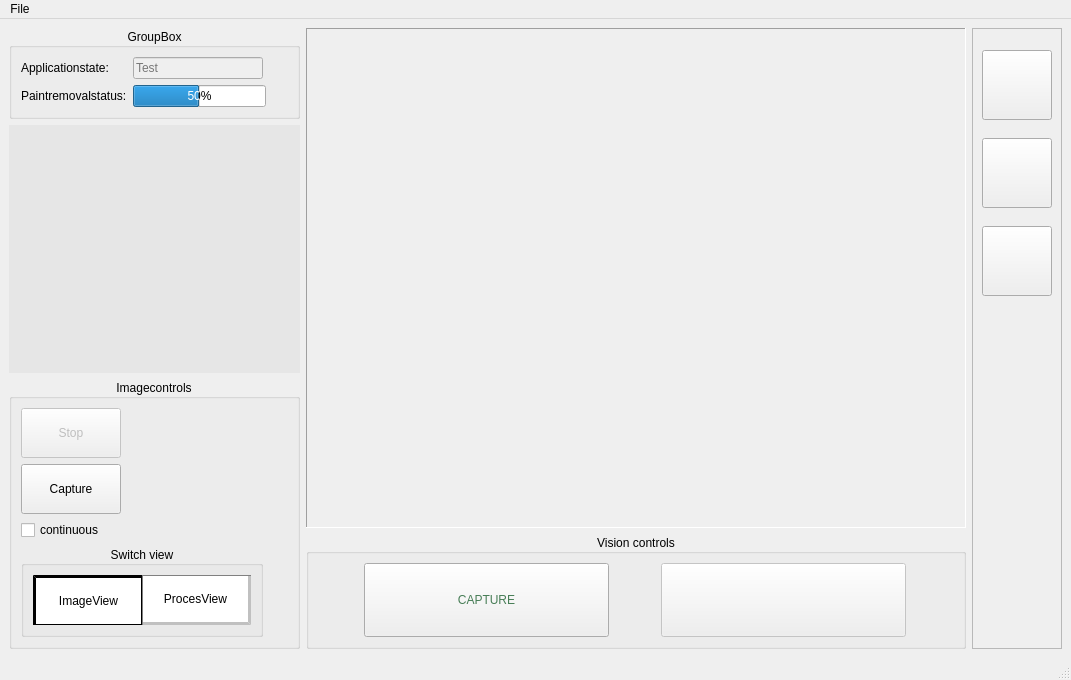
<?xml version="1.0" encoding="UTF-8"?>
<ui version="4.0">
 <class>MainWindow</class>
 <widget class="QMainWindow" name="MainWindow">
  <property name="geometry">
   <rect>
    <x>0</x>
    <y>0</y>
    <width>1071</width>
    <height>680</height>
   </rect>
  </property>
  <property name="sizePolicy">
   <sizepolicy hsizetype="Fixed" vsizetype="Fixed">
    <horstretch>0</horstretch>
    <verstretch>0</verstretch>
   </sizepolicy>
  </property>
  <property name="windowTitle">
   <string>MainWindow</string>
  </property>
  <widget class="QWidget" name="centralwidget">
   <layout class="QHBoxLayout" name="horizontalLayout">
    <item>
     <layout class="QVBoxLayout" name="verticalLayout">
      <item>
       <widget class="QStackedWidget" name="stackedWidget">
        <property name="sizePolicy">
         <sizepolicy hsizetype="MinimumExpanding" vsizetype="MinimumExpanding">
          <horstretch>0</horstretch>
          <verstretch>0</verstretch>
         </sizepolicy>
        </property>
        <property name="minimumSize">
         <size>
          <width>0</width>
          <height>0</height>
         </size>
        </property>
        <property name="currentIndex">
         <number>0</number>
        </property>
        <widget class="QWidget" name="homepage">
         <layout class="QVBoxLayout" name="verticalLayout_4">
          <property name="spacing">
           <number>0</number>
          </property>
          <property name="leftMargin">
           <number>0</number>
          </property>
          <property name="topMargin">
           <number>0</number>
          </property>
          <property name="rightMargin">
           <number>0</number>
          </property>
          <property name="bottomMargin">
           <number>0</number>
          </property>
          <item>
           <layout class="QHBoxLayout" name="horizontalLayout_5">
            <property name="spacing">
             <number>6</number>
            </property>
            <item>
             <layout class="QVBoxLayout" name="verticalLayout_12">
              <property name="rightMargin">
               <number>0</number>
              </property>
              <item>
               <widget class="QGroupBox" name="groupBox_4">
                <property name="sizePolicy">
                 <sizepolicy hsizetype="Preferred" vsizetype="Maximum">
                  <horstretch>0</horstretch>
                  <verstretch>0</verstretch>
                 </sizepolicy>
                </property>
                <property name="title">
                 <string>GroupBox</string>
                </property>
                <property name="alignment">
                 <set>Qt::AlignCenter</set>
                </property>
                <property name="flat">
                 <bool>true</bool>
                </property>
                <layout class="QFormLayout" name="formLayout_2">
                 <item row="2" column="0">
                  <widget class="QLabel" name="label">
                   <property name="text">
                    <string>Applicationstate:</string>
                   </property>
                  </widget>
                 </item>
                 <item row="2" column="1">
                  <widget class="QLineEdit" name="StateLineEdit">
                   <property name="enabled">
                    <bool>false</bool>
                   </property>
                   <property name="sizePolicy">
                    <sizepolicy hsizetype="Maximum" vsizetype="Fixed">
                     <horstretch>0</horstretch>
                     <verstretch>0</verstretch>
                    </sizepolicy>
                   </property>
                   <property name="minimumSize">
                    <size>
                     <width>130</width>
                     <height>0</height>
                    </size>
                   </property>
                   <property name="placeholderText">
                    <string>Test</string>
                   </property>
                  </widget>
                 </item>
                 <item row="3" column="1">
                  <widget class="QProgressBar" name="progressBar">
                   <property name="sizePolicy">
                    <sizepolicy hsizetype="Maximum" vsizetype="Maximum">
                     <horstretch>0</horstretch>
                     <verstretch>0</verstretch>
                    </sizepolicy>
                   </property>
                   <property name="minimumSize">
                    <size>
                     <width>133</width>
                     <height>0</height>
                    </size>
                   </property>
                   <property name="value">
                    <number>50</number>
                   </property>
                  </widget>
                 </item>
                 <item row="3" column="0">
                  <widget class="QLabel" name="label_3">
                   <property name="text">
                    <string>Paintremovalstatus:</string>
                   </property>
                  </widget>
                 </item>
                </layout>
               </widget>
              </item>
              <item>
               <widget class="QWidget" name="widget" native="true">
                <property name="styleSheet">
                 <string notr="true">background-color: rgb(230, 230, 230)</string>
                </property>
                <layout class="QGridLayout" name="gridLayout_2"/>
               </widget>
              </item>
              <item>
               <widget class="QGroupBox" name="groupBox_2">
                <property name="sizePolicy">
                 <sizepolicy hsizetype="Minimum" vsizetype="Maximum">
                  <horstretch>0</horstretch>
                  <verstretch>0</verstretch>
                 </sizepolicy>
                </property>
                <property name="layoutDirection">
                 <enum>Qt::LeftToRight</enum>
                </property>
                <property name="title">
                 <string>Imagecontrols</string>
                </property>
                <property name="alignment">
                 <set>Qt::AlignCenter</set>
                </property>
                <property name="flat">
                 <bool>false</bool>
                </property>
                <property name="checkable">
                 <bool>false</bool>
                </property>
                <property name="checked">
                 <bool>false</bool>
                </property>
                <layout class="QFormLayout" name="formLayout">
                 <property name="formAlignment">
                  <set>Qt::AlignLeading|Qt::AlignLeft|Qt::AlignTop</set>
                 </property>
                 <property name="horizontalSpacing">
                  <number>0</number>
                 </property>
                 <item row="1" column="0">
                  <widget class="QPushButton" name="capturesstopbtn">
                   <property name="enabled">
                    <bool>false</bool>
                   </property>
                   <property name="sizePolicy">
                    <sizepolicy hsizetype="Maximum" vsizetype="Maximum">
                     <horstretch>0</horstretch>
                     <verstretch>0</verstretch>
                    </sizepolicy>
                   </property>
                   <property name="minimumSize">
                    <size>
                     <width>100</width>
                     <height>50</height>
                    </size>
                   </property>
                   <property name="text">
                    <string>Stop</string>
                   </property>
                  </widget>
                 </item>
                 <item row="2" column="0">
                  <widget class="QPushButton" name="capturebtn">
                   <property name="sizePolicy">
                    <sizepolicy hsizetype="Maximum" vsizetype="Fixed">
                     <horstretch>0</horstretch>
                     <verstretch>0</verstretch>
                    </sizepolicy>
                   </property>
                   <property name="minimumSize">
                    <size>
                     <width>100</width>
                     <height>50</height>
                    </size>
                   </property>
                   <property name="text">
                    <string>Capture</string>
                   </property>
                  </widget>
                 </item>
                 <item row="3" column="0">
                  <widget class="QCheckBox" name="sinorcon">
                   <property name="sizePolicy">
                    <sizepolicy hsizetype="Maximum" vsizetype="Maximum">
                     <horstretch>0</horstretch>
                     <verstretch>0</verstretch>
                    </sizepolicy>
                   </property>
                   <property name="text">
                    <string>continuous</string>
                   </property>
                   <property name="iconSize">
                    <size>
                     <width>16</width>
                     <height>16</height>
                    </size>
                   </property>
                  </widget>
                 </item>
                 <item row="4" column="0">
                  <widget class="QGroupBox" name="groupBox_3">
                   <property name="sizePolicy">
                    <sizepolicy hsizetype="MinimumExpanding" vsizetype="MinimumExpanding">
                     <horstretch>0</horstretch>
                     <verstretch>0</verstretch>
                    </sizepolicy>
                   </property>
                   <property name="title">
                    <string>Switch view</string>
                   </property>
                   <property name="alignment">
                    <set>Qt::AlignCenter</set>
                   </property>
                   <property name="flat">
                    <bool>false</bool>
                   </property>
                   <layout class="QHBoxLayout" name="horizontalLayout_2">
                    <property name="spacing">
                     <number>0</number>
                    </property>
                    <property name="rightMargin">
                     <number>9</number>
                    </property>
                    <item>
                     <widget class="QPushButton" name="cameraviewbtn">
                      <property name="sizePolicy">
                       <sizepolicy hsizetype="MinimumExpanding" vsizetype="MinimumExpanding">
                        <horstretch>0</horstretch>
                        <verstretch>0</verstretch>
                       </sizepolicy>
                      </property>
                      <property name="minimumSize">
                       <size>
                        <width>109</width>
                        <height>50</height>
                       </size>
                      </property>
                      <property name="font">
                       <font>
                        <kerning>true</kerning>
                       </font>
                      </property>
                      <property name="styleSheet">
                       <string notr="true">QPushButton {
	background-color: white;
	border-style: inset;
	border-width: 1px 3px 3px 1px;
	border-color: gray;
}

QPushButton:checked {
	background-color: white;
	border-style: outset;
	border-width: 3px 1px 1px 3px;
	border-color: black
}
</string>
                      </property>
                      <property name="text">
                       <string>ImageView</string>
                      </property>
                      <property name="checkable">
                       <bool>true</bool>
                      </property>
                      <property name="checked">
                       <bool>true</bool>
                      </property>
                     </widget>
                    </item>
                    <item>
                     <widget class="QPushButton" name="procesviewbtn">
                      <property name="sizePolicy">
                       <sizepolicy hsizetype="MinimumExpanding" vsizetype="MinimumExpanding">
                        <horstretch>0</horstretch>
                        <verstretch>0</verstretch>
                       </sizepolicy>
                      </property>
                      <property name="minimumSize">
                       <size>
                        <width>109</width>
                        <height>50</height>
                       </size>
                      </property>
                      <property name="styleSheet">
                       <string notr="true">QPushButton {
	background-color: white;
	border-style: inset;
	border-width: 1px 3px 3px 1px;
	border-color: gray;
}

QPushButton:checked {
	background-color: white;
	border-style: outset;
	border-width: 3px 1px 1px 3px;
	border-color: black
}
</string>
                      </property>
                      <property name="text">
                       <string>ProcesView</string>
                      </property>
                      <property name="checkable">
                       <bool>true</bool>
                      </property>
                      <property name="checked">
                       <bool>false</bool>
                      </property>
                     </widget>
                    </item>
                   </layout>
                  </widget>
                 </item>
                </layout>
               </widget>
              </item>
             </layout>
            </item>
            <item>
             <layout class="QVBoxLayout" name="verticalLayout_11">
              <property name="rightMargin">
               <number>0</number>
              </property>
              <property name="bottomMargin">
               <number>0</number>
              </property>
              <item>
               <widget class="QStackedWidget" name="imageviewstack">
                <property name="sizePolicy">
                 <sizepolicy hsizetype="Minimum" vsizetype="Minimum">
                  <horstretch>0</horstretch>
                  <verstretch>0</verstretch>
                 </sizepolicy>
                </property>
                <property name="minimumSize">
                 <size>
                  <width>640</width>
                  <height>480</height>
                 </size>
                </property>
                <property name="frameShape">
                 <enum>QFrame::Panel</enum>
                </property>
                <property name="frameShadow">
                 <enum>QFrame::Sunken</enum>
                </property>
                <property name="lineWidth">
                 <number>1</number>
                </property>
                <property name="currentIndex">
                 <number>0</number>
                </property>
                <widget class="QWidget" name="origin">
                 <property name="sizePolicy">
                  <sizepolicy hsizetype="Preferred" vsizetype="Preferred">
                   <horstretch>0</horstretch>
                   <verstretch>0</verstretch>
                  </sizepolicy>
                 </property>
                 <layout class="QVBoxLayout" name="verticalLayout_10">
                  <property name="spacing">
                   <number>6</number>
                  </property>
                  <property name="leftMargin">
                   <number>9</number>
                  </property>
                  <property name="topMargin">
                   <number>9</number>
                  </property>
                  <property name="rightMargin">
                   <number>9</number>
                  </property>
                  <property name="bottomMargin">
                   <number>9</number>
                  </property>
                  <item>
                   <widget class="QLabel" name="imageview">
                    <property name="sizePolicy">
                     <sizepolicy hsizetype="Maximum" vsizetype="Maximum">
                      <horstretch>0</horstretch>
                      <verstretch>0</verstretch>
                     </sizepolicy>
                    </property>
                    <property name="minimumSize">
                     <size>
                      <width>640</width>
                      <height>480</height>
                     </size>
                    </property>
                    <property name="contextMenuPolicy">
                     <enum>Qt::DefaultContextMenu</enum>
                    </property>
                    <property name="text">
                     <string/>
                    </property>
                    <property name="pixmap">
                     <pixmap resource="Resources.qrc">:/Qtresources/Resources/Images/fdddddfffff.png</pixmap>
                    </property>
                    <property name="scaledContents">
                     <bool>true</bool>
                    </property>
                    <property name="indent">
                     <number>-1</number>
                    </property>
                   </widget>
                  </item>
                 </layout>
                </widget>
                <widget class="QWidget" name="processed">
                 <property name="sizePolicy">
                  <sizepolicy hsizetype="Preferred" vsizetype="Preferred">
                   <horstretch>0</horstretch>
                   <verstretch>0</verstretch>
                  </sizepolicy>
                 </property>
                 <layout class="QVBoxLayout" name="verticalLayout_9">
                  <property name="sizeConstraint">
                   <enum>QLayout::SetDefaultConstraint</enum>
                  </property>
                  <item>
                   <widget class="QLabel" name="imageviewprocessed">
                    <property name="sizePolicy">
                     <sizepolicy hsizetype="Maximum" vsizetype="Maximum">
                      <horstretch>0</horstretch>
                      <verstretch>0</verstretch>
                     </sizepolicy>
                    </property>
                    <property name="minimumSize">
                     <size>
                      <width>640</width>
                      <height>480</height>
                     </size>
                    </property>
                    <property name="text">
                     <string/>
                    </property>
                    <property name="pixmap">
                     <pixmap resource="Resources.qrc">:/Qtresources/Resources/Images/0awdwad00000.png</pixmap>
                    </property>
                    <property name="scaledContents">
                     <bool>true</bool>
                    </property>
                    <property name="alignment">
                     <set>Qt::AlignLeading|Qt::AlignLeft|Qt::AlignVCenter</set>
                    </property>
                    <property name="margin">
                     <number>0</number>
                    </property>
                   </widget>
                  </item>
                 </layout>
                </widget>
               </widget>
              </item>
              <item>
               <layout class="QHBoxLayout" name="horizontalLayout_9">
                <property name="spacing">
                 <number>0</number>
                </property>
                <item>
                 <widget class="QGroupBox" name="groupBox">
                  <property name="cursor">
                   <cursorShape>ArrowCursor</cursorShape>
                  </property>
                  <property name="layoutDirection">
                   <enum>Qt::LeftToRight</enum>
                  </property>
                  <property name="title">
                   <string>Vision controls</string>
                  </property>
                  <property name="alignment">
                   <set>Qt::AlignCenter</set>
                  </property>
                  <property name="flat">
                   <bool>false</bool>
                  </property>
                  <layout class="QHBoxLayout" name="horizontalLayout_7">
                   <property name="spacing">
                    <number>6</number>
                   </property>
                   <property name="sizeConstraint">
                    <enum>QLayout::SetDefaultConstraint</enum>
                   </property>
                   <item>
                    <widget class="QPushButton" name="startbtn">
                     <property name="sizePolicy">
                      <sizepolicy hsizetype="Maximum" vsizetype="Maximum">
                       <horstretch>0</horstretch>
                       <verstretch>0</verstretch>
                      </sizepolicy>
                     </property>
                     <property name="minimumSize">
                      <size>
                       <width>245</width>
                       <height>74</height>
                      </size>
                     </property>
                     <property name="styleSheet">
                      <string notr="true">color: rgb(71, 125, 86);
font: 39pt &quot;MS Shell Dlg 2&quot;;</string>
                     </property>
                     <property name="text">
                      <string>CAPTURE</string>
                     </property>
                    </widget>
                   </item>
                   <item>
                    <widget class="QPushButton" name="stopbtn">
                     <property name="enabled">
                      <bool>false</bool>
                     </property>
                     <property name="sizePolicy">
                      <sizepolicy hsizetype="Maximum" vsizetype="Maximum">
                       <horstretch>0</horstretch>
                       <verstretch>0</verstretch>
                      </sizepolicy>
                     </property>
                     <property name="minimumSize">
                      <size>
                       <width>245</width>
                       <height>74</height>
                      </size>
                     </property>
                     <property name="styleSheet">
                      <string notr="true">color: rgb(198, 36, 46);
font: 39pt &quot;MS Shell Dlg 2&quot;;</string>
                     </property>
                     <property name="text">
                      <string/>
                     </property>
                    </widget>
                   </item>
                  </layout>
                 </widget>
                </item>
               </layout>
              </item>
             </layout>
            </item>
           </layout>
          </item>
         </layout>
        </widget>
        <widget class="QWidget" name="simpage">
         <layout class="QHBoxLayout" name="horizontalLayout_4">
          <item>
           <widget class="QWidget" name="SimView" native="true"/>
          </item>
         </layout>
        </widget>
        <widget class="QWidget" name="manualpage">
         <layout class="QVBoxLayout" name="verticalLayout_5">
          <item>
           <widget class="QGroupBox" name="groupBox_5">
            <property name="title">
             <string>Camera parameters</string>
            </property>
            <layout class="QFormLayout" name="formLayout_3">
             <item row="2" column="1">
              <widget class="QLineEdit" name="lineEdit_2"/>
             </item>
             <item row="1" column="1">
              <widget class="QLineEdit" name="lineEdit_3"/>
             </item>
             <item row="0" column="1">
              <widget class="QLineEdit" name="lineEdit_4"/>
             </item>
             <item row="0" column="0">
              <widget class="QLabel" name="label_2">
               <property name="text">
                <string>Height from object:</string>
               </property>
              </widget>
             </item>
             <item row="1" column="0">
              <widget class="QLabel" name="label_5">
               <property name="text">
                <string>Camera focal length</string>
               </property>
              </widget>
             </item>
             <item row="2" column="0">
              <widget class="QLabel" name="label_6">
               <property name="text">
                <string>size of sanding object</string>
               </property>
              </widget>
             </item>
            </layout>
           </widget>
          </item>
          <item>
           <widget class="QGroupBox" name="groupBox_6">
            <property name="title">
             <string>Robot parameters</string>
            </property>
            <layout class="QFormLayout" name="formLayout_4">
             <item row="0" column="0">
              <widget class="QLabel" name="label_4">
               <property name="text">
                <string>Radius of sander:</string>
               </property>
              </widget>
             </item>
             <item row="0" column="1">
              <widget class="QLineEdit" name="lineEdit_5"/>
             </item>
            </layout>
           </widget>
          </item>
         </layout>
        </widget>
       </widget>
      </item>
     </layout>
    </item>
    <item>
     <layout class="QVBoxLayout" name="verticalLayout_2">
      <item>
       <widget class="QScrollArea" name="scrollArea">
        <property name="sizePolicy">
         <sizepolicy hsizetype="Minimum" vsizetype="MinimumExpanding">
          <horstretch>0</horstretch>
          <verstretch>0</verstretch>
         </sizepolicy>
        </property>
        <property name="widgetResizable">
         <bool>true</bool>
        </property>
        <widget class="QWidget" name="scrollAreaWidgetContents">
         <property name="geometry">
          <rect>
           <x>0</x>
           <y>0</y>
           <width>100</width>
           <height>617</height>
          </rect>
         </property>
         <layout class="QVBoxLayout" name="verticalLayout_3">
          <item>
           <spacer name="verticalSpacer_4">
            <property name="orientation">
             <enum>Qt::Vertical</enum>
            </property>
            <property name="sizeType">
             <enum>QSizePolicy::Minimum</enum>
            </property>
            <property name="sizeHint" stdset="0">
             <size>
              <width>20</width>
              <height>12</height>
             </size>
            </property>
           </spacer>
          </item>
          <item alignment="Qt::AlignHCenter">
           <widget class="QPushButton" name="homebtn">
            <property name="minimumSize">
             <size>
              <width>70</width>
              <height>70</height>
             </size>
            </property>
            <property name="text">
             <string/>
            </property>
            <property name="icon">
             <iconset resource="Resources.qrc">
              <normaloff>:/Qtresources/Resources/Images/resized image.png</normaloff>:/Qtresources/Resources/Images/resized image.png</iconset>
            </property>
            <property name="iconSize">
             <size>
              <width>70</width>
              <height>70</height>
             </size>
            </property>
           </widget>
          </item>
          <item>
           <spacer name="verticalSpacer">
            <property name="orientation">
             <enum>Qt::Vertical</enum>
            </property>
            <property name="sizeType">
             <enum>QSizePolicy::Maximum</enum>
            </property>
            <property name="sizeHint" stdset="0">
             <size>
              <width>20</width>
              <height>12</height>
             </size>
            </property>
           </spacer>
          </item>
          <item alignment="Qt::AlignHCenter|Qt::AlignVCenter">
           <widget class="QPushButton" name="simbtn">
            <property name="minimumSize">
             <size>
              <width>70</width>
              <height>70</height>
             </size>
            </property>
            <property name="text">
             <string/>
            </property>
            <property name="icon">
             <iconset resource="Resources.qrc">
              <normaloff>:/Qtresources/Resources/Images/SIM.png</normaloff>:/Qtresources/Resources/Images/SIM.png</iconset>
            </property>
            <property name="iconSize">
             <size>
              <width>70</width>
              <height>70</height>
             </size>
            </property>
           </widget>
          </item>
          <item>
           <spacer name="verticalSpacer_2">
            <property name="orientation">
             <enum>Qt::Vertical</enum>
            </property>
            <property name="sizeType">
             <enum>QSizePolicy::Maximum</enum>
            </property>
            <property name="sizeHint" stdset="0">
             <size>
              <width>20</width>
              <height>12</height>
             </size>
            </property>
           </spacer>
          </item>
          <item alignment="Qt::AlignHCenter">
           <widget class="QPushButton" name="manualbtn">
            <property name="minimumSize">
             <size>
              <width>70</width>
              <height>70</height>
             </size>
            </property>
            <property name="text">
             <string/>
            </property>
            <property name="icon">
             <iconset resource="Resources.qrc">
              <normaloff>:/Qtresources/Resources/Images/stick-shift-gear-speed-512.png</normaloff>:/Qtresources/Resources/Images/stick-shift-gear-speed-512.png</iconset>
            </property>
            <property name="iconSize">
             <size>
              <width>70</width>
              <height>70</height>
             </size>
            </property>
           </widget>
          </item>
          <item>
           <spacer name="verticalSpacer_3">
            <property name="orientation">
             <enum>Qt::Vertical</enum>
            </property>
            <property name="sizeType">
             <enum>QSizePolicy::MinimumExpanding</enum>
            </property>
            <property name="sizeHint" stdset="0">
             <size>
              <width>20</width>
              <height>40</height>
             </size>
            </property>
           </spacer>
          </item>
         </layout>
        </widget>
       </widget>
      </item>
     </layout>
    </item>
   </layout>
  </widget>
  <widget class="QMenuBar" name="menubar">
   <property name="geometry">
    <rect>
     <x>0</x>
     <y>0</y>
     <width>1071</width>
     <height>21</height>
    </rect>
   </property>
   <widget class="QMenu" name="menuMenu">
    <property name="title">
     <string>File</string>
    </property>
    <addaction name="exitui"/>
   </widget>
   <addaction name="menuMenu"/>
  </widget>
  <widget class="QStatusBar" name="statusbar"/>
  <action name="exitui">
   <property name="text">
    <string>Exit</string>
   </property>
   <property name="shortcut">
    <string>Ctrl+Q</string>
   </property>
  </action>
 </widget>
 <resources>
  <include location="Resources.qrc"/>
  <include location="Resources.qrc"/>
 </resources>
 <connections>
  <connection>
   <sender>cameraviewbtn</sender>
   <signal>clicked()</signal>
   <receiver>procesviewbtn</receiver>
   <slot>toggle()</slot>
   <hints>
    <hint type="sourcelabel">
     <x>89</x>
     <y>626</y>
    </hint>
    <hint type="destinationlabel">
     <x>189</x>
     <y>626</y>
    </hint>
   </hints>
  </connection>
  <connection>
   <sender>procesviewbtn</sender>
   <signal>clicked()</signal>
   <receiver>cameraviewbtn</receiver>
   <slot>toggle()</slot>
   <hints>
    <hint type="sourcelabel">
     <x>189</x>
     <y>626</y>
    </hint>
    <hint type="destinationlabel">
     <x>89</x>
     <y>626</y>
    </hint>
   </hints>
  </connection>
 </connections>
</ui>
